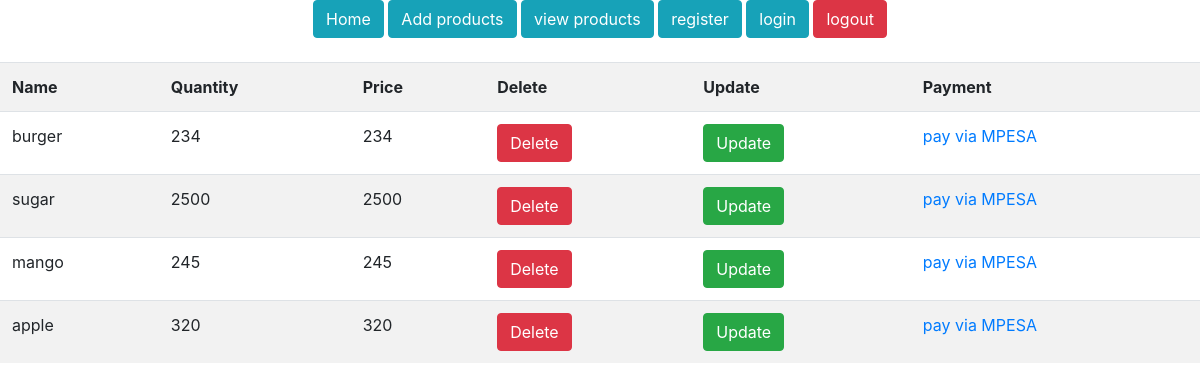
The app's page /products/ (signed in), older data.
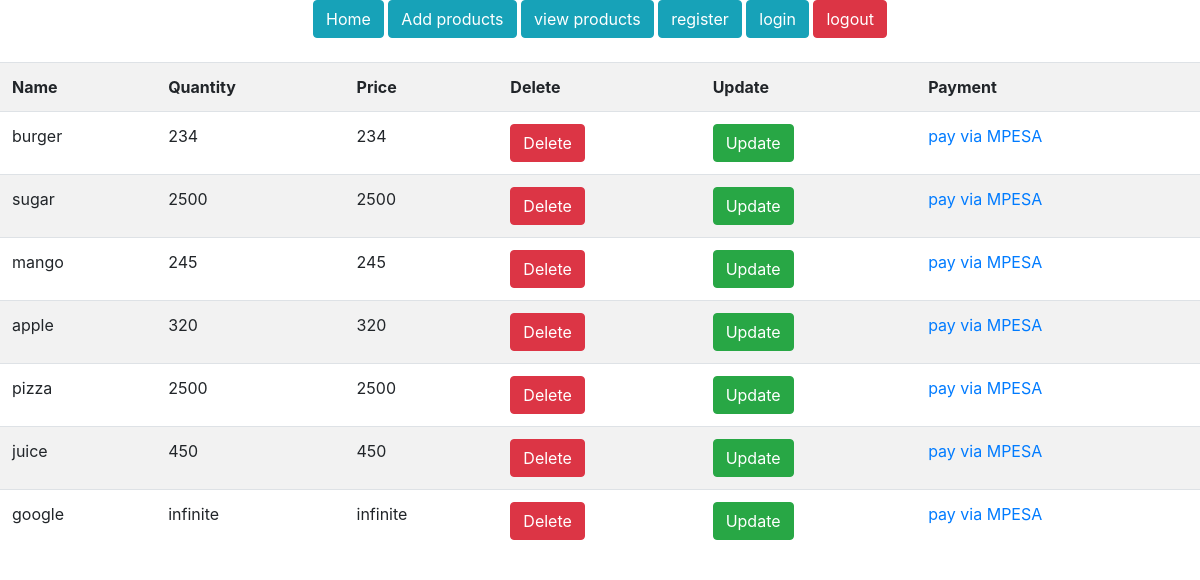
The same page, newer data.
### morningDjangoProject/models.py (models this page shows)
class Product(models.Model):
    prod_name = models.CharField(max_length=30, blank=False, null=False)
    prod_quantity = models.CharField(max_length=30, blank=False, null=False)
    prod_price = models.CharField(max_length=30, blank=False, null=False)

### morningDjangoProject/views.py (the view)
# urls.py: path('products/', general_views.view_products, name='products'),
@login_required
def view_products(request):
    products = Product.objects.all()
    return render(request, "products.html", {'products': products})

### templates/products.html
{% extends "base.html" %}
{% load static %}
{% block content %}
<section class="products section">
    <div class="products-section-table">
        <table class=" table table-hover table-striped">
            <tr>
                <th>Name</th>
                <th>Quantity</th>
                <th>Price</th>
                <th>Delete</th>
                <th>Update</th>
                <th>Payment</th>
            </tr>
            {% for product in products %}
            <tr>
                <td>{{ product.prod_name }}</td>
                <td>{{ product.prod_price }}</td>
                <td>{{ product.prod_price }}</td>
                <td><a href="/delete-product/{{ product.id }}"><button class="btn btn-danger">Delete</button></a></td>
                <td><a href="/update-product/{{ product.id }}" class="btn btn-success">Update</a></td>
            <td><a href="/pay/{{product.id }}">pay via MPESA</a></td>
            </tr>
            {% endfor %}
        </table>
    </div>
</section>
{% endblock %}

### templates/base.html (shortened to what this page needs)
<!DOCTYPE html>
<html lang="en">
<head>
    {% load static %}
    {% load crispy_forms_tags %}
    <link rel="stylesheet" href="../static/bootstrap/css/bootstrap.css">
</head>
<body>
<section class="navigation-section">
    <div class ='navigation-section-container d-flex justify-content-center mb-4'>
        <nav class="navigation">
            <a href="{% url 'home' %}"><button class="btn btn-info">Home</button></a>
            <a href="{% url 'add-product' %}"><button class="btn btn-info">Add products</button></a>
            <a href="{% url 'products' %}"><button class="btn btn-info">view products</button></a>
            <a href="{% url 'register' %}"><button class="btn btn-info">register</button></a>
            <a href="{% url 'login' %}"><button class="btn btn-info"> login</button></a>
            <a href="{% url 'logout' %}"><button class="btn btn-danger">logout</button></a>
        </nav>
    </div>
</section>
{% block content %}
{% endblock %}
</body>
</html>

Row changes from the older to the newer data that the page shows:
added Product: prod_name "pizza", prod_price "2500"
added Product: prod_name "juice", prod_price "450"
added Product: prod_name "google", prod_price "infinite"
